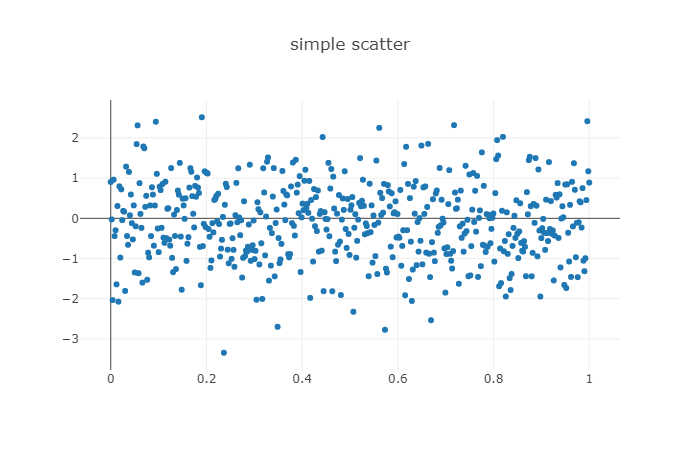

Reproduce this figure in Python.
"""
This plots 500 points from 0 to 1 against random
y-axis values that are normal about zero.
"""
import numpy as np
import pandas as pd
import plotly.offline as pyo
import plotly.graph_objs as go

N = 500
x = np.linspace(0, 1, N)
y = np.random.randn(N)
df = pd.DataFrame({'x': x, 'y': y})

pyo.plot({
    "data": [go.Scatter(x=df['x'], y=df['y'],mode='markers')],
    "layout": go.Layout(title="simple scatter")
})
